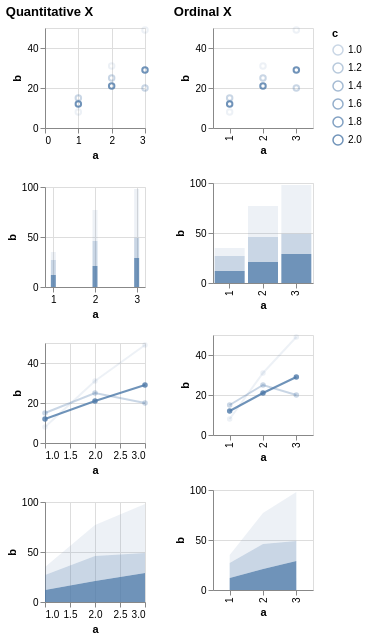

Write the Vega-Lite specification saved for this chart.
### Vega-Lite specification from a JSON file in a GitHub repository (floating-point values rounded to 4 significant figures)
{"$schema": "https://vega.github.io/schema/vega-lite/v5.json", "description": "Testing invalid", "data": {"values": [{"a": 1, "b": 15, "c": 1}, {"a": 2, "b": 25, "c": 1}, {"a": 3, "b": 20, "c": 1}, {"a": 1, "b": 12, "c": 2}, {"a": 2, "b": 21, "c": 2}, {"a": 3, "b": 29, "c": 2}, {"a": 1, "b": 8, "c": null}, {"a": 2, "b": 31, "c": null}, {"a": 3, "b": 49, "c": null}]}, "config": {"mark": {"invalid": "filter"}, "scale": {"invalid": {"opacity": {"value": 0.1}}}}, "hconcat": [{"title": "Quantitative X", "vconcat": [{"width": 100, "height": 100, "mark": "point", "encoding": {"x": {"field": "a", "type": "quantitative"}, "y": {"field": "b", "type": "quantitative"}, "opacity": {"field": "c", "type": "quantitative"}}}, {"width": 100, "height": 100, "mark": "bar", "encoding": {"x": {"field": "a", "type": "quantitative"}, "y": {"field": "b", "type": "quantitative"}, "opacity": {"field": "c", "type": "quantitative"}}}, {"width": 100, "height": 100, "mark": {"type": "line", "point": true}, "encoding": {"x": {"field": "a", "type": "quantitative"}, "y": {"field": "b", "type": "quantitative"}, "opacity": {"field": "c", "type": "quantitative"}}}, {"width": 100, "height": 100, "mark": "area", "encoding": {"x": {"field": "a", "type": "quantitative"}, "y": {"field": "b", "type": "quantitative"}, "opacity": {"field": "c", "type": "quantitative"}}}]}, {"title": "Ordinal X", "vconcat": [{"width": 100, "height": 100, "mark": "point", "encoding": {"x": {"field": "a", "type": "ordinal"}, "y": {"field": "b", "type": "quantitative"}, "opacity": {"field": "c", "type": "quantitative"}}}, {"width": 100, "height": 100, "mark": "bar", "encoding": {"x": {"field": "a", "type": "ordinal"}, "y": {"field": "b", "type": "quantitative"}, "opacity": {"field": "c", "type": "quantitative"}}}, {"width": 100, "height": 100, "mark": {"type": "line", "point": true}, "encoding": {"x": {"field": "a", "type": "ordinal"}, "y": {"field": "b", "type": "quantitative"}, "opacity": {"field": "c", "type": "quantitative"}}}, {"width": 100, "height": 100, "mark": "area", "encoding": {"x": {"field": "a", "type": "ordinal"}, "y": {"field": "b", "type": "quantitative"}, "opacity": {"field": "c", "type": "quantitative"}}}]}]}
